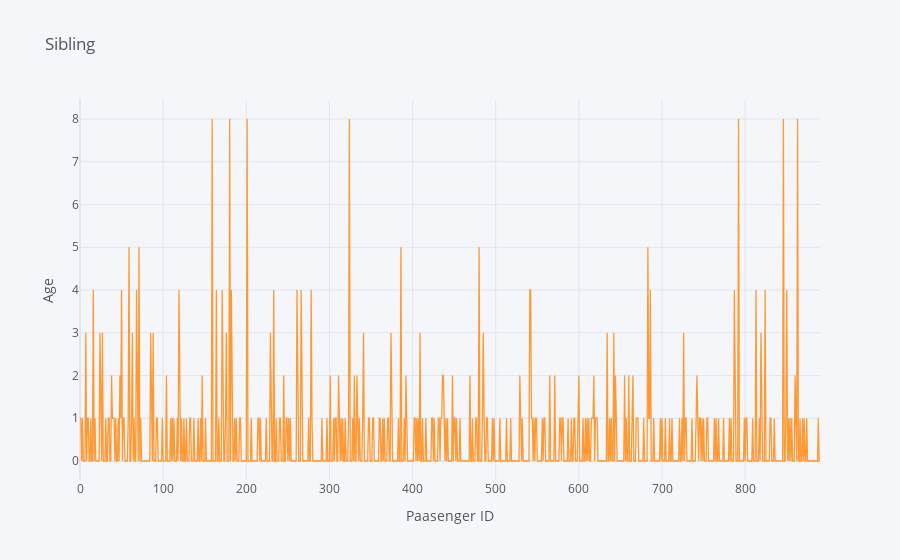

Here is the notebook cell this chart was saved with:
### Code cell
df_train['SibSp'].iplot(kind='scatter', bins=30, title='Sibling',xTitle='Passenger ID',
    yTitle='Age',)

### Figure 1 — Plotly figure (JSON) as saved in the notebook; plotly's stock layout.template omitted (floating-point values rounded to 4 significant figures; data arrays with more than 128 entries replaced by an {"elided": "..."} marker saying what was removed)
{"data": [{"line": {"color": "rgba(255, 153, 51, 1.0)", "dash": "solid", "shape": "linear", "width": 1.3}, "mode": "lines", "name": "SibSp", "text": "", "type": "scatter", "x": {"elided": "891 int values"}, "y": {"elided": "891 int values"}}], "layout": {"legend": {"bgcolor": "#F5F6F9", "font": {"color": "#4D5663"}}, "paper_bgcolor": "#F5F6F9", "plot_bgcolor": "#F5F6F9", "title": {"font": {"color": "#4D5663"}, "text": "Sibling"}, "xaxis": {"gridcolor": "#E1E5ED", "showgrid": true, "tickfont": {"color": "#4D5663"}, "title": {"font": {"color": "#4D5663"}, "text": "Paasenger ID"}, "zerolinecolor": "#E1E5ED"}, "yaxis": {"gridcolor": "#E1E5ED", "showgrid": true, "tickfont": {"color": "#4D5663"}, "title": {"font": {"color": "#4D5663"}, "text": "Age"}, "zerolinecolor": "#E1E5ED"}}}
